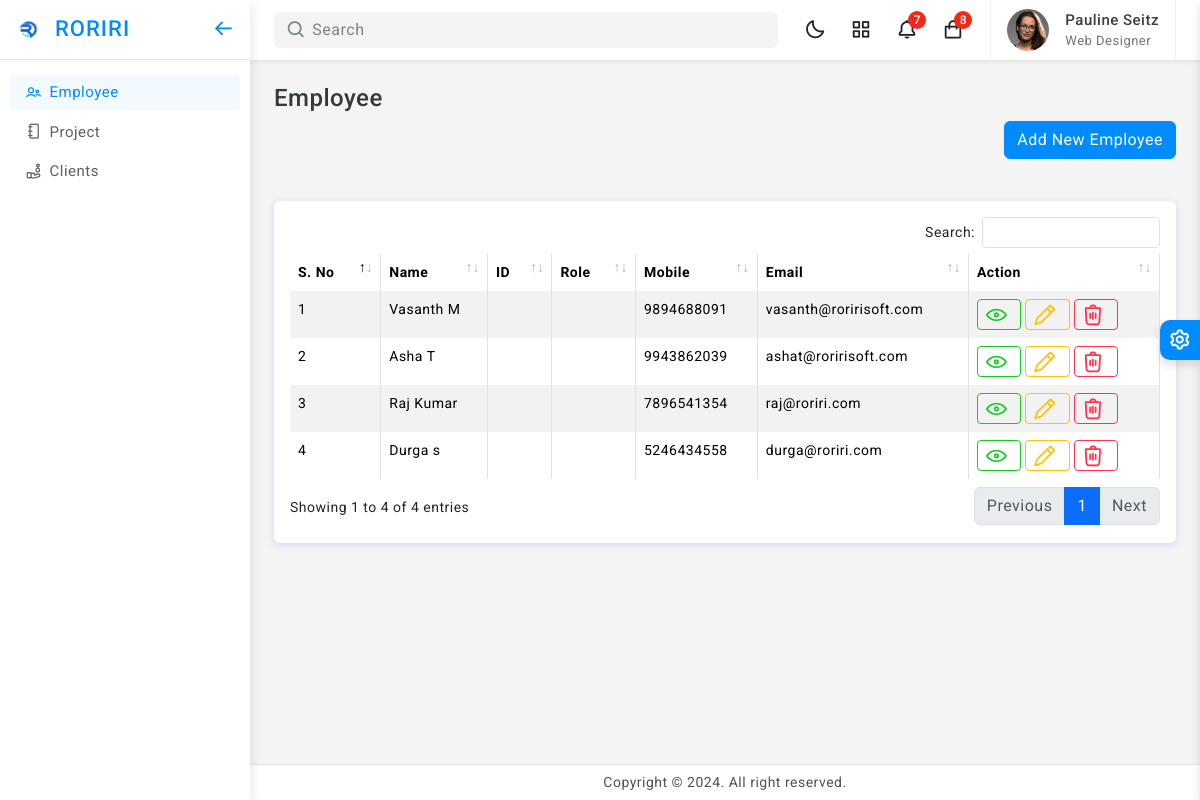
The app's page /employee.php, older data.
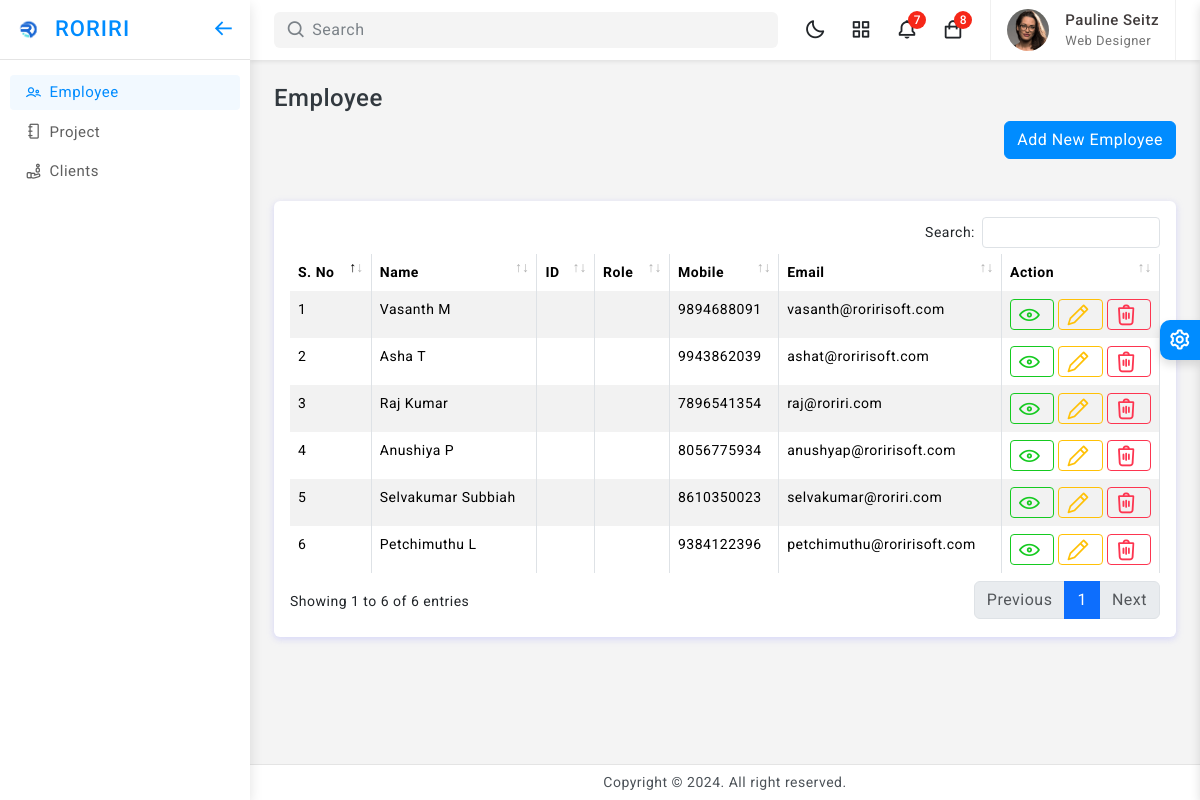
The same page, newer data.
### tables this page shows
CREATE TABLE `emp_additional_tbl` (
  `add_tbl_id` int(11) NOT NULL,
  `emp_id` int(11) NOT NULL,
  `emp_personal_email` varchar(30) NOT NULL,
  `emp_company_email` varchar(40) NOT NULL,
  `emp_dob` date NOT NULL,
  `emp_pay_role` int(11) NOT NULL,
  `emp_joining_date` date NOT NULL,
  `emp_role` int(11) NOT NULL,
  `emp_mobile` varchar(10) NOT NULL,
  `emp_address` varchar(100) NOT NULL,
  `emp_created_date` datetime NOT NULL DEFAULT current_timestamp(),
  `emp_status` enum('Active','Inactive') NOT NULL DEFAULT 'Active'
);

CREATE TABLE `employee_tbl` (
  `emp_id` int(11) NOT NULL,
  `entity_id` int(11) NOT NULL,
  `emp_first_name` varchar(50) NOT NULL,
  `emp_last_name` varchar(50) NOT NULL,
  `emp_gender` enum('Male','Female') NOT NULL,
  `emp_user_id` int(11) NOT NULL,
  `emp_img` varchar(50) NOT NULL,
  `emp_aadhar` varchar(50) NOT NULL,
  `emp_pan` varchar(50) NOT NULL,
  `emp_bank` varchar(50) NOT NULL,
  `created_date` datetime NOT NULL DEFAULT current_timestamp(),
  `updated_date` timestamp NOT NULL DEFAULT current_timestamp() ON UPDATE current_timestamp(),
  `emp_status` enum('Active','Inactive') NOT NULL DEFAULT 'Active',
  `emp_married_status` enum('Married','Unmarried') NOT NULL DEFAULT 'Unmarried'
);

### employee.php (the view, shortened to what this page needs)
<?php
    include("db/dbConnection.php");
   $selQuery = "SELECT employee_tbl.*, emp_additional_tbl.*,position_tbl.* FROM employee_tbl
LEFT JOIN emp_additional_tbl ON emp_additional_tbl.emp_id = employee_tbl.emp_id
LEFT JOIN position_tbl ON position_tbl.position_id=employee_tbl.emp_role
WHERE employee_tbl.emp_status='Active'";
    $resQuery = mysqli_query($conn , $selQuery);
?>
<!doctype html>
<html lang="en">
<?php include("head.php");?>
<body>
	<div class="wrapper">
			<?php include("left.php");?>
			<?php include("top.php");?>
		<div class="page-wrapper">
			<div class="page-content">
            <div class="page-title-box">
                <div class="page-title-right">
                    <h4 class="page-title">Employee</h4>
                    <div class="position-relative" style="height: 80px;">
                    <button type="button" id="addEmpBtn" class="btn btn-primary position-absolute top-0 end-0" data-bs-toggle="modal" data-bs-target="#addEmployeeModal">Add New Employee</button>
                    </div>
                </div>
            </div>
				<div class="card">
					<div class="card-body">
						<div class="table-responsive">
							<table id="example2" class="table table-striped table-bordered">
								<thead>
									<tr>
                                        <th>S. No</th>
										<th>Name</th>
                                        <th>ID</th>
                                        <th>Role</th>
										<th>Mobile</th>
										<th>Email</th>
										<th>Action</th>
									</tr>
								</thead>
								<tbody>
                                <?php $i=1; while($row = mysqli_fetch_array($resQuery , MYSQLI_ASSOC)) {
                            $emp_id   = $row['emp_id'];
                            $employee_id=$row['employee_id'];
                            $emp_first_name  = $row['emp_first_name'];
                            $emp_last_name   = $row['emp_last_name'];
                            $email          = $row['emp_company_email'];
                            $role        = $row['position_name'];
                            $mobile   =$row['emp_mobile'];
                            $name=$emp_first_name.' '.$emp_last_name;
                      ?>
                      <tr>
                       <td><?php echo $i; $i++; ?></td>
                      <td><?php echo $name; ?></td>
                      <td><?php echo $employee_id; ?></th>
                      <td><?php echo $role; ?></td>
                      <td><?php echo $mobile; ?></td>
                      <td><?php echo $email; ?></td>
                      <td>
                          <button class="btn btn-sm btn-outline-success" onclick="goViewEmp(<?php echo $emp_id; ?>);" ><i class="lni lni-eye"></i></button>
                          <button type="button" class="btn btn-sm btn-outline-warning" onclick="goEditEmp(<?php echo $emp_id; ?>);" data-bs-toggle="modal" data-bs-target="#editEmployeeModal"><i class="lni lni-pencil"></i></button>
                          <button class="btn btn-sm btn-outline-danger" onclick="goDeleteEmployee(<?php echo $emp_id; ?>);"><i class="lni lni-trash"></i></button>
                      </td>
                    </tr>
                    <?php } ?>
								</tbody>
							</table>
						</div>
					</div>
				</div>
			</div>
		</div>
		 <?php include("footer.php"); ?>
	</div>
	<?php include("theme.php");?>
</body>
</html>

### head.php (shortened to what this page needs)
<head>
	<link href="assets/plugins/vectormap/jquery-jvectormap-2.0.2.css" rel="stylesheet"/>
	<link href="assets/plugins/simplebar/css/simplebar.css" rel="stylesheet" />
	<link href="assets/plugins/perfect-scrollbar/css/perfect-scrollbar.css" rel="stylesheet" />
	<link href="assets/plugins/metismenu/css/metisMenu.min.css" rel="stylesheet"/>
	<link href="assets/plugins/datatable/css/dataTables.bootstrap5.min.css" rel="stylesheet" />
	<link href="assets/css/pace.min.css" rel="stylesheet"/>
	<link href="assets/css/bootstrap.min.css" rel="stylesheet">
	<link href="assets/css/bootstrap-extended.css" rel="stylesheet">
	<link rel="stylesheet" href="https://cdn.jsdelivr.net/npm/select2@4.1.0-rc.0/dist/css/select2.min.css" />
	<link rel="stylesheet" href="https://cdn.jsdelivr.net/npm/select2-bootstrap-5-theme@1.3.0/dist/select2-bootstrap-5-theme.min.css" />
	<link href="assets/css/app.css" rel="stylesheet">
	<link href="assets/css/icons.css" rel="stylesheet">
	<link rel="stylesheet" href="assets/css/dark-theme.css"/>
	<link rel="stylesheet" href="assets/css/semi-dark.css"/>
	<link rel="stylesheet" href="assets/css/header-colors.css"/>
</head>

### left.php
<div class="sidebar-wrapper" data-simplebar="true">
			<div class="sidebar-header">
				<div>
					<img src="img/Logo Roriri.png" class="logo-icon" alt="RORIRI">
				</div>
				<div>
					<h4 class="logo-text">RORIRI</h4>
				</div>
				<div class="toggle-icon ms-auto"><i class='bx bx-arrow-back'></i>
				</div>
			 </div>
			<ul class="metismenu" id="menu">
				<li><a href="employee.php"><i class="lni lni-users me-2"></i> Employee</a></li>
				<li> <a href="project.php"><i class="lni lni-notepad me-2"></i>Project</a></li>
				<li><a href="clients.php"><i class="lni lni-customer me-2"></i>Clients</a></li>
			</ul>
		</div>

### top.php (shortened to what this page needs)
<header>
			<div class="topbar d-flex align-items-center">
				<nav class="navbar navbar-expand gap-3">
					  <div class="search-bar d-lg-block d-none" data-bs-toggle="modal" data-bs-target="#SearchModal">
					     <a href="avascript:;" class="btn d-flex align-items-center"><i class="bx bx-search"></i>Search</a>
					  </div>
					  <div class="top-menu ms-auto">
						<ul class="navbar-nav align-items-center gap-1">
							<li class="nav-item dark-mode d-none d-sm-flex">
								<a class="nav-link dark-mode-icon" href="javascript:;"><i class='bx bx-moon'></i>
								</a>
							</li>
							<li class="nav-item dropdown dropdown-app">
								<a class="nav-link dropdown-toggle dropdown-toggle-nocaret" data-bs-toggle="dropdown" href="javascript:;"><i class='bx bx-grid-alt'></i></a>
							</li>
							<li class="nav-item dropdown dropdown-large">
								<a class="nav-link dropdown-toggle dropdown-toggle-nocaret position-relative" href="#" data-bs-toggle="dropdown"><span class="alert-count">7</span>
									<i class='bx bx-bell'></i>
								</a>
							</li>
							<li class="nav-item dropdown dropdown-large">
								<a class="nav-link dropdown-toggle dropdown-toggle-nocaret position-relative" href="#" role="button" data-bs-toggle="dropdown" aria-expanded="false"> <span class="alert-count">8</span>
									<i class='bx bx-shopping-bag'></i>
								</a>
							</li>
						</ul>
					</div>
					<div class="user-box dropdown px-3">
						<a class="d-flex align-items-center nav-link dropdown-toggle gap-3 dropdown-toggle-nocaret" href="#" role="button" data-bs-toggle="dropdown" aria-expanded="false">
							<img src="assets/images/avatars/avatar-2.png" class="user-img" alt="user avatar">
							<div class="user-info">
								<p class="user-name mb-0">Pauline Seitz</p>
								<p class="designattion mb-0">Web Designer</p>
							</div>
						</a>
					</div>
				</nav>
			</div>
		</header>

### footer.php (shortened to what this page needs)
<footer class="page-footer">
	<p class="mb-0">Copyright © 2024. All right reserved.</p>
</footer>

### theme.php (shortened to what this page needs)
<div class="switcher-wrapper">
		<div class="switcher-btn"> <i class='bx bx-cog bx-spin'></i>
		</div>
	</div>

Row changes from the older to the newer data that the page shows:
no longer on this page (row edited): emp_additional_tbl: emp.emp_last_name "Durga s", emp_mobile "5246434558", emp_company_email "durga@roriri.com"
added emp_additional_tbl: emp.emp_last_name "Anushiya P", emp_mobile "8056775934", emp_company_email "anushyap@roririsoft.com"
added emp_additional_tbl: emp.emp_last_name "Selvakumar Subbiah", emp_mobile "8610350023", emp_company_email "selvakumar@roriri.com"
added emp_additional_tbl: emp.emp_last_name "Petchimuthu L", emp_mobile "9384122396", emp_company_email "petchimuthu@roririsoft.com"
Text that changed along with them:
text written by a page script: "Search: Showing 1 to 4 of 4 entries Previous 1 Next" → "Search: Showing 1 to 6 of 6 entries Previous 1 Next"
